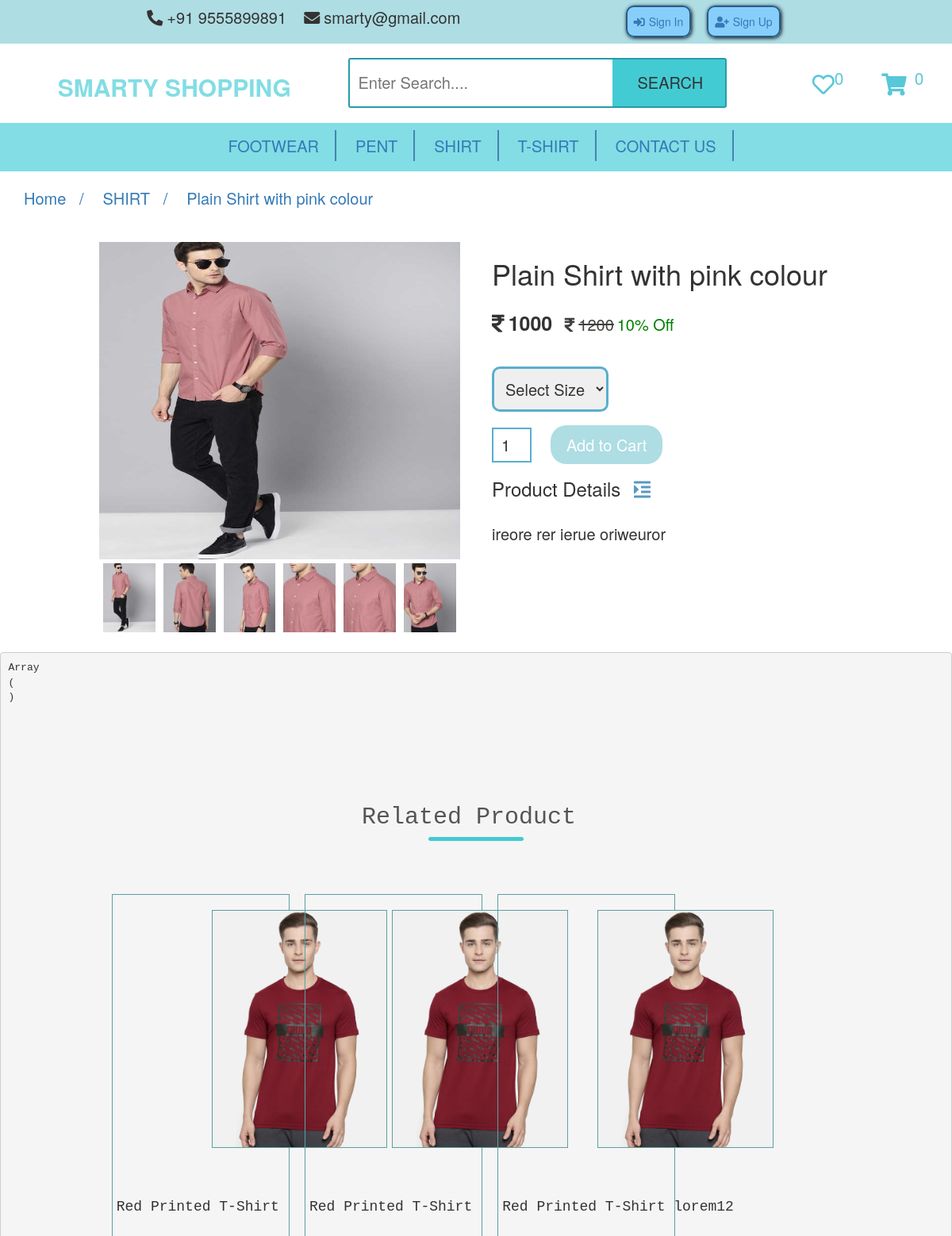
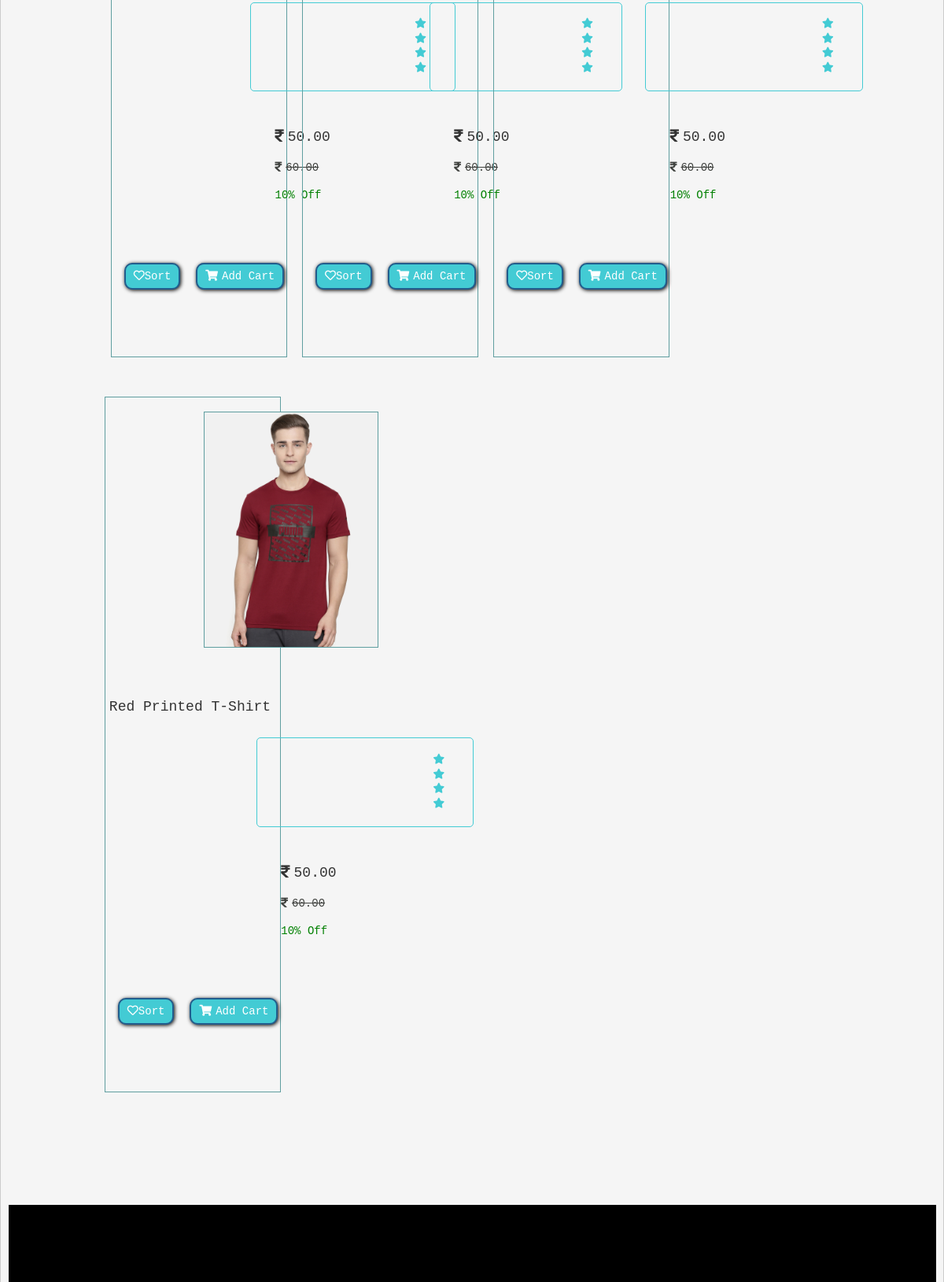
The page /UserSmartyShopping/product.php?id=91 (upper part) on the database its author committed (2 pictures, top to bottom).
### tables this page shows
CREATE TABLE `categories` (
  `id` int(11) NOT NULL,
  `categories` varchar(255) NOT NULL,
  `status` tinyint(4) NOT NULL
);

CREATE TABLE `product` (
  `id` int(11) NOT NULL,
  `categories_id` int(11) NOT NULL,
  `name` varchar(255) NOT NULL,
  `mrp` float NOT NULL,
  `price` float NOT NULL,
  `qty` int(11) NOT NULL,
  `image` varchar(255) NOT NULL,
  `short_desc` varchar(2000) NOT NULL,
  `description` text NOT NULL,
  `meta_title` varchar(2000) NOT NULL,
  `meta_desc` varchar(2000) NOT NULL,
  `meta_keyword` varchar(2000) NOT NULL,
  `status` tinyint(4) NOT NULL
);

### UserSmartyShopping/add_cart_inc.php (called while the page is built, shortened)
<?php
 class add_to_cart {
    function totalProduct(){
        if(isset($_SESSION['cart'])){
            return count($_SESSION['cart']);
        }else{
            return 0;
        }
    }
 }
?>

### UserSmartyShopping/function_inc.php (called while the page is built, shortened)
<?php
function get_safe_value($con,$str){
    if($str!=''){
        $str=trim($str);
        return mysqli_real_escape_string($con,$str);
    }
}
function get_product($con,$limit='',$cat_id='',$product_id=''){
	$sql="select product.*,categories.categories from product,categories where product.status=1 ";
	if($product_id!=''){
		$sql.=" and product.id=$product_id ";
	}
	$sql.=" and product.categories_id=categories.id ";
	$sql.=" order by product.id desc";
	$res=mysqli_query($con,$sql);
	$data=array();
	while($row=mysqli_fetch_assoc($res)){
		$data[]=$row;
	}
	return $data;
}
?>

### UserSmartyShopping/Product.php (the view, shortened to what this page needs)
<?php
  require('header.php');
  if(isset($_GET['id']) && $_GET['id']!=''){
    $pro_id=get_safe_value($con,$_GET['id']);
      if($pro_id>0){
          $get_single_product=get_product($con,'','',$pro_id);
      }else{
          header('location:index.php');
      }
}else {
  header('location:index.php');
}
?>
<div class="path">
    <a href="index.php">Home &nbsp;&nbsp;/</a>
    <a href="category.php?id=<?php echo $get_single_product[0]['categories_id']?>"><?php echo $get_single_product[0]['categories']?> &nbsp;&nbsp;/</a>
    <a href=""><?php echo $get_single_product[0]['name']?> </a>
</div>
<div class="single-product">
    <div class="row">
        <div class="col-2">
            <?php
                $imgAr=explode(",",$get_single_product[0]['image']);
            ?>
            <img src="<?php echo PRODUCT_IMAGE_SITE_PATH.$imgAr[0];?>" alt="" width="100%" id="ProductImg">
            <div class="small-img-row">
                <?php
                    foreach($imgAr as $key=>$val){
                ?>
                <div class="small-img-col">
                    <img src="<?php echo PRODUCT_IMAGE_SITE_PATH.$val;?>" alt="" class="small-img">
                </div>
                <?php }?>
            </div>
         </div>
        <div class="col-2">
            <h1><?php echo $get_single_product[0]['name']?></h1>
            <div class="price proDetail">
                <h4><i class="fas fa-rupee-sign"></i><?php echo $get_single_product[0]['price']?></h4>&nbsp;&nbsp;&nbsp;
                <h5><del><i class="fas fa-rupee-sign"></i><?php echo $get_single_product[0]['mrp']?></del></h5>
                <h5>10% Off</h5>
            </div>
            <select name="" id="">
                <option value="">Select Size</option>
            </select>
            <input type="number" value="1" name="" id="qty">
            <a class="btn-cart" href="javascript:void(0)" onclick="manage_cart('<?php echo $get_single_product[0]['id']?>','add')"> Add to Cart</a>
            <h3>Product Details <i class="fa fa-indent"></i></h3>
            <br>
            <p><?php echo $get_single_product[0]['description']?></p>
        </div>
    </div>
</div>
<?php
echo "<pre>";
print_r($_SESSION);
?>
    <div class="small-containerr">
        <h2 class="title">Related Product </h2>
        <div class="row">
            <div class="col-4">
                <img src="images/product-1.jpg" alt="">
                <div class="cardDetail">
                      <h4>Red Printed T-Shirt</h4>
                      <div class="rating">
                          <li class="fa fa-star"></li>
                          <li class="fa fa-star"></li>
                          <li class="fa fa-star"></li>
                          <li class="fa fa-star"></li>
                      </div>
                      <div class="price">
                          <h4><i class="fas fa-rupee-sign"></i>50.00</h4>
                          <h5><del><i class="fas fa-rupee-sign"></i>60.00</del></h5>
                          <h5>10% Off</h5>
                      </div>
                      <div class="btn card">
                          <a href=""><i class="far fa-heart"></i>Sort</a>
                          <a href=""><i class="fas fa-shopping-cart"></i>Add Cart</a>
                      </div>
                  </div>
            </div>
            <div class="col-4">
              <img src="images/product-1.jpg" alt="">
              <div class="cardDetail">
                    <h4>Red Printed T-Shirt</h4>
                    <div class="rating">
                        <li class="fa fa-star"></li>
                        <li class="fa fa-star"></li>
                        <li class="fa fa-star"></li>
                        <li class="fa fa-star"></li>
                    </div>
                    <div class="price">
                        <h4><i class="fas fa-rupee-sign"></i>50.00</h4>
                        <h5><del><i class="fas fa-rupee-sign"></i>60.00</del></h5>
                        <h5>10% Off</h5>
                    </div>
                    <div class="btn card">
                        <a href=""><i class="far fa-heart"></i>Sort</a>
                        <a href=""><i class="fas fa-shopping-cart"></i>Add Cart</a>
                    </div>
                </div>
            </div>
            <div class="col-4">
                <img src="images/product-1.jpg" alt="">
                <div class="cardDetail">
                        <h4>Red Printed T-Shirt lorem12</h4>
                        <div class="rating">
                            <li class="fa fa-star"></li>
                            <li class="fa fa-star"></li>
                            <li class="fa fa-star"></li>
                            <li class="fa fa-star"></li>
                        </div>
                        <div class="price">
                            <h4><i class="fas fa-rupee-sign"></i>50.00</h4>
                            <h5><del><i class="fas fa-rupee-sign"></i>60.00</del></h5>
                            <h5>10% Off</h5>
                        </div>
                        <div class="btn card">
                            <a href=""><i class="far fa-heart"></i>Sort</a>
                            <a href=""><i class="fas fa-shopping-cart"></i>Add Cart</a>
                        </div>
                    </div>
            </div>
            <div class="col-4">
                <img src="images/product-1.jpg" alt="">
                <div class="cardDetail">
                        <h4>Red Printed T-Shirt</h4>
                        <div class="rating">
                            <li class="fa fa-star"></li>
                            <li class="fa fa-star"></li>
                            <li class="fa fa-star"></li>
                            <li class="fa fa-star"></li>
                        </div>
                        <div class="price">
                            <h4><i class="fas fa-rupee-sign"></i>50.00</h4>
                            <h5><del><i class="fas fa-rupee-sign"></i>60.00</del></h5>
                            <h5>10% Off</h5>
                        </div>
                        <div class="btn card">
                            <a href=""><i class="far fa-heart"></i>Sort</a>
                            <a href=""><i class="fas fa-shopping-cart"></i>Add Cart</a>
                        </div>
                    </div>
            </div>
        </div>
    </div>
 <?php
  include('footer.php');
?>

### UserSmartyShopping/header.php (shortened to what this page needs)
<?php
    require('connection_inc.php');
    require('function_inc.php');
    require('add_cart_inc.php');
    $obj= new add_to_cart();
    $totalProduct=$obj->totalProduct();
    $cat_res=mysqli_query($con,"select * from categories where status=1 order by categories asc");
    $cat_arr=array();
    while($row=mysqli_fetch_assoc($cat_res)){
        $cat_arr[]=$row;
    }
?>
<!DOCTYPE html>
<html lang="en">
<head>
    <link rel="stylesheet" href="style/style.css">
    <link rel="stylesheet" href="https://cdnjs.cloudflare.com/ajax/libs/font-awesome/5.15.2/css/all.min.css" />
  <link rel="stylesheet" href="https://maxcdn.bootstrapcdn.com/bootstrap/3.4.1/css/bootstrap.min.css">
</head>
<body>
   <div class="nav top">
        <div class="contact">
            <p><i class="fas fa-phone-alt"></i>+91 9555899891 &nbsp&nbsp&nbsp<i class="fas fa-envelope"></i>smarty@gmail.com</p>
        </div>
        <div class="btn login">
        <?php
            if(isset($_SESSION['USER_LOGIN'])) {
                echo "<a href='logout.php'><i class='fas fa-sign-out-alt'></i>Log Out</a>";
                echo '<a href="order.php"><i class="fas fa-user"></i>'.$_SESSION['USER_NAME'].'</a>';
            } else {
                echo "<a href='signin.php'><i class='fas fa-sign-in-alt'></i>Sign In</a>";
                echo "<a href='signup.php'><i class='fas fa-user-plus'></i>Sign Up</a>";
            }
        ?>
        </div>
    </div>
    <div class="nav mid">
        <div class="logo">
            <a href="index.php"><h2><b> SMARTY SHOPPING</b></h2></a>
        </div>
        <div class="search-box">
            <form action="">
                <input type="text" placeholder="Enter Search...."/>
                <input type="submit" name="search" value="SEARCH" />
            </form>
        </div>
        <div class="cartfav">
          <a href=""><i class="far fa-heart"></i><sup>0</sup></a>
          <a href="cart.php"><i class="fas fa-shopping-cart"></i><sup id="cart_count"><?php echo $totalProduct;?></sup></a>
        </div>
    </div>
    <div class="nav down">
        <nav>
            <ul id="MenuItems">
            <?php
                foreach($cat_arr as $list){
            ?>
            <li><a href="category.php?id=<?php echo $list['id']?>"><?php echo $list['categories']?></a></li>
            <?php
                }
            ?>
                <li><a href="contact.php">CONTACT US</a></li>
            </ul>
        </nav>
    </div>
</body>
</html>

### UserSmartyShopping/Style/style.css (style rules this page uses)
* { margin: 0; padding: 0; box-sizing: border-box; }
.nav { width: 100%; display: flex; align-items: center; justify-content: space-between; padding: 8px; }
nav ul { list-style: none; width: 100%; padding-top: 7px; }
nav ul li { display: inline; padding: 5px 20px; font-size:20px; border-right: 2px solid steelblue; }
.fas { margin-right: 5px; }
.search-box { border: 2px solid rgb(39, 155, 170); border-radius: 3px; width: 40%; background-color:#43cbd4; }
.search-box input { border: none; padding: 15px 10px; outline: none; }
.search-box input[type="text"] { width: 70%; font-size: 20px; }
.search-box input[type="submit"] { width:29%; font-size: 20px; padding: 5px 10px; background-color:#43cbd4; }
a { text-decoration: none; }
.btn a { list-style: none; padding: 8px; border: 2px solid rgb(34, 93, 141); box-shadow: 1px 1px 5px 0px black; margin: 10px; border-radius: 10px; background-color:lightskyblue ; font-weight: 400; }
b { color: rgb(130, 221, 228); }
.contact p { font-size: 20px; }
.cartfav { transform: scale(2); margin-left: 40px; }
.cartfav a { margin-left: 20px; }
.cartfav a i,sup { color: rgb(88, 199, 216); }
.top { background-color: rgb(174, 221, 228); }
.mid { height: 100px; }
.down { background-color: rgb(130, 221, 228); }
.row { display: flex; flex-wrap: wrap; }
.small-containerr { width: 80%; margin:auto; }
.col-4 { flex-basis: 23%; min-width: 200px; margin-bottom: 50px; transition: transform 0.5s; cursor: pointer; border:1px solid cadetblue; margin-left:2%; }
.col-4 img { width:100%; height: 300px; border: 1px solid cadetblue; }
.cardDetail { padding-left: 5px; }
.title { text-align: center; margin: 0 auto 30px; line-height: 60px; color: #555; position: relative; }
.title::after { content: ''; background: #43cbd4; width: 120px; height: 5px; border-radius: 5px; position: absolute; bottom: 0; left: 50%; transform: translateX(-50%); }
h4 { color: #555; font-weight: normal; }
.price h4,h5 { display: inline-block; }
.price h5:nth-child(2) { font-weight: 300; color:rgb(63, 65, 62); }
.price h5:nth-child(3) { color: green; }
.col-4 .btn { display: flex; justify-content: space-between; margin: 0 !important; padding: 0; }
.col-4 .btn a { padding: 5px 10px; color:white; background-color: #43cbd4; margin-bottom: 10px; }
.rating { border: 1px solid #43cbd4; padding: 0 5px; border-radius: 5px; display: inline-block; }
.rating li { color:#43cbd4; }
ul { list-style-type: none; }
.path { margin: 20px; }
.path a { padding: 10px; font-size: 20px; }
.col-2 { flex-basis: 50%; min-width: 300px; }
.single-product { width: 80%; margin: auto; }
.single-product .col-2 img { padding: 10; height: 400px; }
.single-product .col-2 { padding: 20px; }
.col-2 h4 { font-size: 25px; margin: 20px 0; font-weight: bold; }
.col-2 h5 { font-size: 20px; }
.single-product select { display: block; padding: 10px; margin: 20px 0; border: 3px solid #59aecf; border-radius: 10px; font-size: 20px; }
.single-product input { width: 50px; height: 40px; padding: 20px 10px; font-size: 20px; border: 2px solid #59aecf; }
.single-product .fa { color: rgb(88, 152, 192); margin-left: 10px; }
.small-img-row { display: flex; justify-content: space-between; }
.small-img-col { flex-basis: 24%; cursor: pointer; }
.small-img-col img { width: 100%; cursor: pointer; padding: 5px; height: 100% !important; }
.col-2 a { background-color:rgb(174, 221, 228); padding:10px 20px; font-size: 20px; margin-left: 20px; color: white; border-radius:20px; transition: letter-spacing 0.5s; }
.col-2 p { font-size: 20px; }

### rows shown on the page
categories: categories "FOOTWEAR"
categories: categories "PENT"
categories: categories "SHIRT"
categories: categories "T-SHIRT"
product: categories.categories "SHIRT", name "Plain Shirt with pink colour", price "1000", mrp "1200", description "ireore rer ierue oriweuror"

### other values the page prints
$totalProduct "0"
